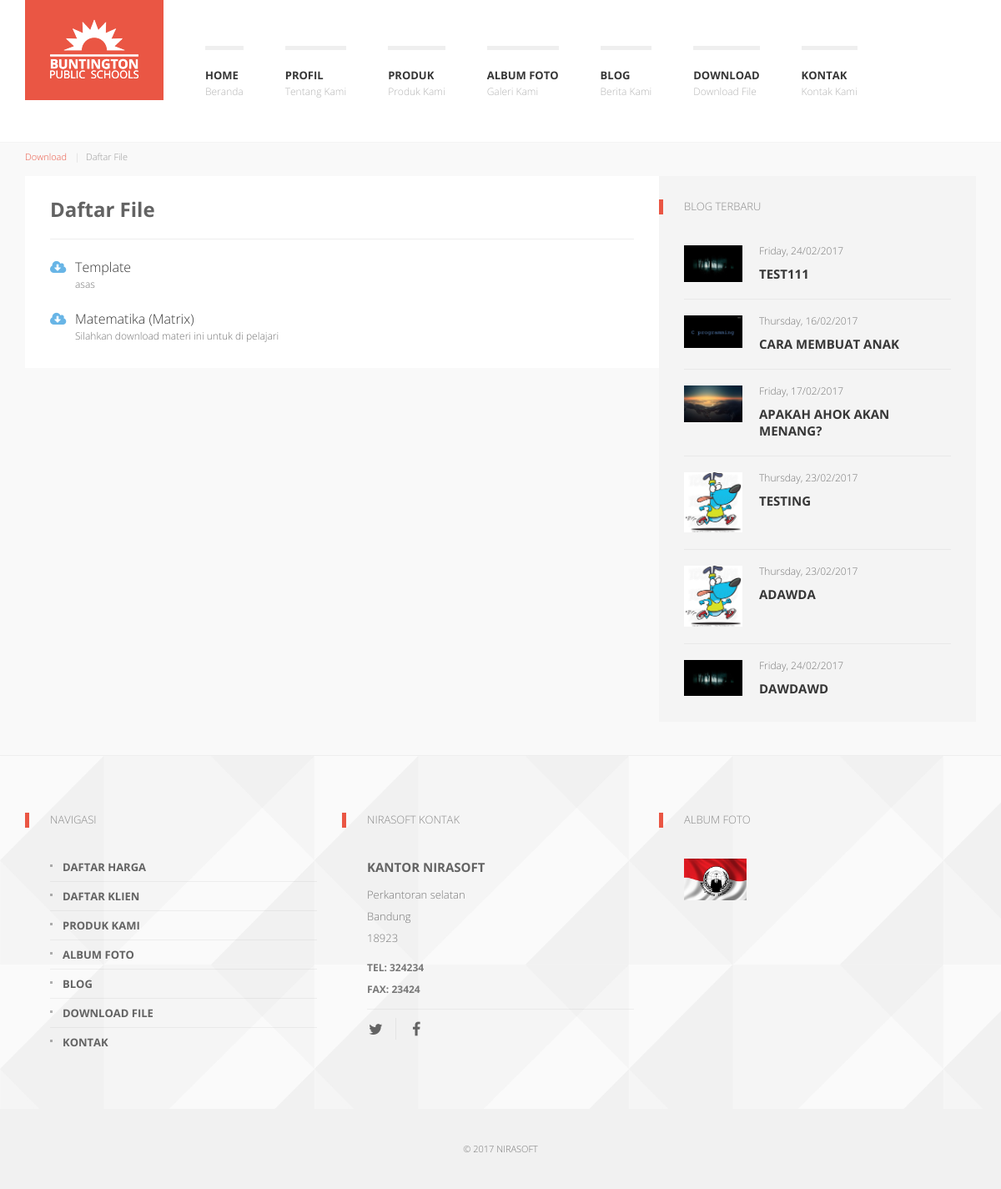
Page /index.php/download on the committed database.
### tables this page shows
CREATE TABLE IF NOT EXISTS `config` (
`config_id` int(11) NOT NULL,
  `nameweb` varchar(225) NOT NULL,
  `email` varchar(225) NOT NULL,
  `keywords` text NOT NULL,
  `google_maps` text NOT NULL,
  `logo` varchar(225) NOT NULL,
  `icon` varchar(225) NOT NULL,
  `about` text NOT NULL,
  `address` text NOT NULL,
  `city` varchar(100) NOT NULL,
  `zip_code` varchar(100) NOT NULL,
  `phone_number` varchar(225) NOT NULL,
  `metatext` text NOT NULL,
  `fax` text NOT NULL,
  `facebook` varchar(225) NOT NULL,
  `twitter` varchar(225) NOT NULL,
  `instagram` varchar(225) NOT NULL,
  `google_plus` varchar(225) NOT NULL,
  `pinterest` varchar(225) NOT NULL
);

CREATE TABLE IF NOT EXISTS `downloads` (
`download_id` int(11) NOT NULL,
  `user_id` int(11) NOT NULL,
  `file_name` varchar(225) NOT NULL,
  `slug_download` varchar(225) NOT NULL,
  `file` varchar(225) NOT NULL,
  `date_upload` timestamp NOT NULL DEFAULT CURRENT_TIMESTAMP ON UPDATE CURRENT_TIMESTAMP,
  `file_description` text NOT NULL,
  `status` varchar(100) NOT NULL
);

CREATE TABLE IF NOT EXISTS `blogs` (
`blog_id` int(11) NOT NULL,
  `user_id` int(11) NOT NULL,
  `category_id` int(11) NOT NULL,
  `title` varchar(225) NOT NULL,
  `slug_blog` varchar(225) NOT NULL,
  `content` text NOT NULL,
  `image` varchar(225) NOT NULL,
  `date_post` timestamp NOT NULL DEFAULT CURRENT_TIMESTAMP ON UPDATE CURRENT_TIMESTAMP,
  `status` varchar(100) NOT NULL,
  `keywords` text NOT NULL
);

CREATE TABLE IF NOT EXISTS `galleries` (
`gallery_id` int(11) NOT NULL,
  `user_id` int(11) NOT NULL,
  `gallery_name` varchar(225) NOT NULL,
  `slug_gallery` varchar(225) NOT NULL,
  `image` varchar(225) NOT NULL,
  `gallery_description` text NOT NULL,
  `position` varchar(100) NOT NULL,
  `date` timestamp NOT NULL DEFAULT CURRENT_TIMESTAMP ON UPDATE CURRENT_TIMESTAMP,
  `status` varchar(100) NOT NULL
);

### application/views/front/layout/wrapper.php (called while the page is built)
<?php
	require_once('head.php');
	require_once('header.php');
	require_once('content.php');
	require_once('footer.php');
?>

### application/controllers/Download.php (called while the page is built, shortened)
<?php
class Download extends CI_Controller {
	public function index() {
		$site  		= $this->mConfig->list_config();
		$downloads 	= $this->mDownloads->listDownloadsPub();
		$blogs 		= $this->mBlogs->listBlogsPub();
		$data = array(	'title'		=> 'Download - '.$site['nameweb'],
						'site'		=> $site,
						'downloads'	=> $downloads,
						'blogs'		=> $blogs,
						'isi'		=> 'front/download/list');
		$this->load->view('front/layout/wrapper',$data);
	}
}

### index.php (called while the page is built, shortened)
<?php
require_once BASEPATH.'core/CodeIgniter.php';

### application/models/Config_model.php (called while the page is built, shortened)
<?php
    class Config_model extends CI_Model {
        public function list_config() {
            $this->db->select('*');
            $this->db->from('config');
            $this->db->order_by('config_id','ASC');
            $query = $this->db->get();
            return $query->row_array();
        }
    }

### application/views/front/layout/content.php (called while the page is built)
 <?php
if($isi) {
	$this->load->view($isi);
}
?>

### application/models/Downloads_model.php (called while the page is built, shortened)
<?php
    class Downloads_model extends CI_Model {
        public function listDownloadsPub() {
            $this->db->select('*');
            $this->db->from('downloads');
            $this->db->join('admins','admins.admin_id = downloads.user_id','LEFT');
            $this->db->where(array('status' => 'publish'));
            $this->db->order_by('download_id','ASC');
            $query = $this->db->get();
            return $query->result_array();
        }
    }

### application/models/Blogs_model.php (called while the page is built, shortened)
<?php
    class Blogs_model extends CI_Model {
        public function listBlogsPub() {
            $this->db->select('*');
            $this->db->from('blogs');
            $this->db->where(array('status' => 'publish'));
            $this->db->join('admins','admins.admin_id = blogs.user_id','LEFT');
            $this->db->join('categories','categories.category_id = blogs.category_id','LEFT');
            $this->db->order_by('blog_id','ASC');
            $query = $this->db->get();
            return $query->result_array();
        }
    }

### application/models/Galleries_model.php (called while the page is built, shortened)
<?php
    class Galleries_model extends CI_Model {
        public function listGalleryPubFooter() {
            $this->db->select('*');
            $this->db->from('galleries');
            $this->db->join('admins','admins.admin_id = galleries.user_id','LEFT');
            $this->db->where(array('status' => 'publish','position' => 'footer'));
            $this->db->order_by('gallery_id','ASC');
            $query = $this->db->get();
            return $query->result_array();
        }
    }

### application/views/front/download/list.php (the view)
<div id="k-body">
	<div class="container">
        <div class="row">
            <div class="k-breadcrumbs col-lg-12 clearfix">
                <ol class="breadcrumb">
                    <li><a href="<?php echo base_url('download');?>">Download</a></li>
                    <li class="active">Daftar File</li>
                </ol>
            </div>
        </div>
        <div class="row no-gutter">
            <div class="col-lg-8 col-md-8">
                <div class="col-padded">
                	<div class="row gutter">
                    	<div class="col-lg-12 col-md-12">
                            <div class="news-body clearfix">
                                <h2  class="heading" style="margin-top:-25px;">Daftar File</h2>
                                <hr />
                                <?php foreach ($downloads as $download){?>
                                <ul class="list-unstyled list-downloads">
                                	<li>
                                    	<i class="fa fa-cloud-download"></i>
                                    	<a href="<?php echo base_url('assets/upload/file/'.$download['file']);?>" download target="_blank" title="<?php echo $download['file_name'];?>" class="download-link">
                                        	<span class="dwnld-title"><?php echo $download['file_name'];?></span>
                                        	<span class="help-block"><?php echo $download['file_description'];?></span>
                                        </a>
                                    </li>
                                </ul>
                                <?php } ?>
                            </div>
                        </div>
                    </div>
                </div>
            </div>
            <div id="k-sidebar" class="col-lg-4 col-md-4">
                <div class="col-padded col-shaded">
                    <ul class="list-unstyled clear-margins">
                        <li class="widget-container widget_recent_news">
                            <h1 class="title-widget">Blog Terbaru</h1>
                            <ul class="list-unstyled">
                            <?php
                                foreach ($blogs as $blog){
                                    if ($blog['blog_id']++ < 10) {
                            ?>
                                <li class="recent-news-wrap news-no-summary">
                                    <div class="recent-news-content clearfix">
                                        <figure class="recent-news-thumb">
                                            <a href="<?php echo base_url('blog/detil/'.$blog['slug_blog']);?>" title="<?php echo $blog['title'];?>">
                                            <img src="<?php echo base_url('assets/upload/image/'.$blog['image']);?>" class="attachment-thumbnail wp-post-image" alt="Thumbnail 1" /></a>
                                        </figure>
                                        <div class="recent-news-text">
                                            <div class="recent-news-meta">
                                                <div class="recent-news-date"><?php echo date('l, d/m/Y', strtotime($blog['date_post'])); ?></div>
                                            </div>
                                            <h1 class="title-median"><a href="<?php echo base_url('blog/detil/'.$blog['slug_blog']);?>" title="<?php echo $blog['title'];?>"><?php echo $blog['title'];?></a></h1>
                                        </div>
                                    </div>
                                </li>
                            <?php }} ?>
                            </ul>
                        </li>
                    </ul>
                </div>
            </div>
        </div>
    </div>
</div>

### application/views/front/layout/header.php (shortened to what this page needs)
<body role="document">
  <div id="k-head" class="container">
      <div class="row">
          <div class="col-lg-12">
              <div id="k-site-logo" class="pull-left">
                  <h1 class="k-logo">
                      <a href="<?php echo base_url();?>" title="Home Page">
                          <img src="<?php echo base_url('assets/upload/image/thumbs/'.$site['logo']);?>" alt="Site Logo" class="img-responsive" />
                      </a>
                  </h1>
              </div>
              <nav id="k-menu" class="k-main-navig">
                  <ul id="drop-down-left" class="k-dropdown-menu">
                      <li>
                          <a href="<?php echo base_url();?>" title="Beranda">Home</a>
                      </li>
                       <li>
                          <a href="<?php echo base_url('profil');?>" title="Tentang Kami">Profil</a>
                      </li>
                      <li>
                          <a href="<?php echo base_url('produk');?>" title="Produk Kami">Produk</a>
                      </li>
                      <li>
                          <a href="<?php echo base_url('galeri');?>" title="Galeri Kami">Album Foto</a>
                      </li>
                      <li>
                          <a href="<?php echo base_url('blog');?>" title="Berita Kami">Blog</a>
                      </li>
                      <li>
                          <a href="<?php echo base_url('download');?>" title="Download File">Download</a>
                      </li>
                      <li>
                          <a href="<?php echo base_url('kontak');?>" title="Kontak Kami">Kontak</a>
                      </li>
                  </ul>
              </nav>
          </div>
      </div>
  </div>

### application/views/front/layout/footer.php (shortened to what this page needs)
    <div id="k-footer">
        <div class="container">
            <div class="row no-gutter">
                <div class="col-lg-4 col-md-4">
                    <div class="col-padded col-naked">
                        <ul class="list-unstyled clear-margins">
                            <li class="widget-container widget_nav_menu">
                                <h1 class="title-widget">Navigasi</h1>
                                <ul>
                                    <li><a href="<?php echo base_url('profil/harga');?>" title="menu item">Daftar Harga</a></li>
                                    <li><a href="<?php echo base_url('profil/klien');?>" title="menu item">Daftar Klien</a></li>
                                    <li><a href="<?php echo base_url('produk');?>" title="menu item">Produk Kami</a></li>
                                    <li><a href="<?php echo base_url('galeri');?>" title="menu item">Album Foto</a></li>
                                    <li><a href="<?php echo base_url('blog');?>" title="menu item">Blog</a></li>
                                    <li><a href="<?php echo base_url('download');?>" title="menu item">Download File</a></li>
                                    <li><a href="<?php echo base_url('kontak');?>" title="menu item">Kontak</a></li>
                                </ul>
                            </li>
                        </ul>
                    </div>
                </div>
                <div class="col-lg-4 col-md-4">
                    <div class="col-padded col-naked">
                        <ul class="list-unstyled clear-margins">
                            <li class="widget-container widget_recent_news">
                                <h1 class="title-widget"><?php echo $site['nameweb'];?> Kontak</h1>
                                <div itemscope itemtype="http://data-vocabulary.org/Organization">
                                    <h2 class="title-median m-contact-subject" itemprop="name">Kantor <?php echo $site['nameweb'];?></h2>
                                    <div class="m-contact-address" itemprop="address" itemscope itemtype="http://data-vocabulary.org/Address">
                                        <span class="m-contact-street" itemprop="street-address"><?php echo $site['address'];?></span>
                                        <span class="m-contact-city-region"><span class="m-contact-city" itemprop="locality"><?php echo $site['city'];?></span></span>
                                        <span class="m-contact-zip-country"><span class="m-contact-zip" itemprop="postal-code"><?php echo $site['zip_code'];?></span></span>
                                    </div>
                                    <div class="m-contact-tel-fax">
                                        <span class="m-contact-tel">Tel: <span itemprop="tel"><?php echo $site['phone_number'];?></span></span>
                                        <span class="m-contact-fax">Fax: <span itemprop="fax"><?php echo $site['fax'];?></span></span>
                                    </div>
                                </div>
                                <div class="social-icons">
                                    <ul class="list-unstyled list-inline">
                                        <li><a href="<?php echo $site['twitter'];?>" title="Twitter"><i class="fa fa-twitter"></i></a></li>
                                        <li><a href="<?php echo $site['facebook'];?>" title="Facebook"><i class="fa fa-facebook"></i></a></li>
                                    </ul>
                                </div>
                            </li>
                        </ul>
                    </div>
                </div>
                <div class="col-lg-4 col-md-4">
                    <div class="col-padded col-naked">
                        <ul class="list-unstyled clear-margins">
                            <li class="widget-container widget_sofa_flickr">
                                <h1 class="title-widget">Album Foto</h1>
                                <ul class="k-flickr-photos list-unstyled">
                                <?php
                                    $galleries = $this->mGalleries->listGalleryPubFooter();
                                    foreach ($galleries as $gallery){
                                ?>
                                    <li><a href="<?php echo base_url('galeri');?>" title="<?php echo $gallery['gallery_name'];?>"><img src="<?php echo base_url('assets/upload/image/'.$gallery['image']);?>" alt="Photo 1" /></a></li>
                                <?php } ?>
                                 </ul>
                            </li>
                        </ul>
                    </div>
                </div>
            </div>
        </div>
    </div>
    <div id="k-subfooter">
        <div class="container">
            <div class="row">
                <div class="col-lg-12">
                    <center>
                    <p class="copy-text text-inverse">
                    &copy; 2017 <?php echo $site['nameweb'];?>
                    </p>
                    </center>
                </div>
            </div>
        </div>
    </div>
  </body>
</html>

### assets/front/js/dropdown-menu/dropdown-menu.css (style rules this page uses)
.k-dropdown-menu { background: #c4c7c8; }
.k-dropdown-menu a, .k-dropdown-menu a:link, .k-dropdown-menu a:visited { text-decoration: none; color: #393939; padding: 5px 9px; }
.k-dropdown-menu { white-space: nowrap; display: inline-block; *display: inline; *zoom: 1; }
.k-dropdown-menu, .k-dropdown-menu ul { margin: 0; padding: 0; list-style: none; }
.k-dropdown-menu li { margin: 0; padding: 0; display: inline-block; *display: inline; *zoom: 1; *vertical-align: bottom; }
.k-dropdown-menu li a { display: block; }

### rows in the picture
config: logo (picture), nameweb "NIRASOFT", address "Perkantoran selatan", city "Bandung", zip_code "18923", phone_number "324234", fax "23424"
downloads: file_name "Template", file_description "asas"
downloads: file_name "Matematika (Matrix)", file_description "Silahkan download materi ini untuk di pelajari"
blogs: image (picture), date_post "Friday, 24/02/2017", title "TEST111"
blogs: image (picture), date_post "Thursday, 16/02/2017", title "CARA MEMBUAT ANAK"
blogs: image (picture), date_post "Friday, 17/02/2017", title "APAKAH AHOK AKAN MENANG?"
blogs: image (picture), date_post "Thursday, 23/02/2017", title "TESTING"
blogs: image (picture), date_post "Thursday, 23/02/2017", title "ADAWDA"
blogs: image (picture), date_post "Friday, 24/02/2017", title "DAWDAWD"
galleries: image (picture)
